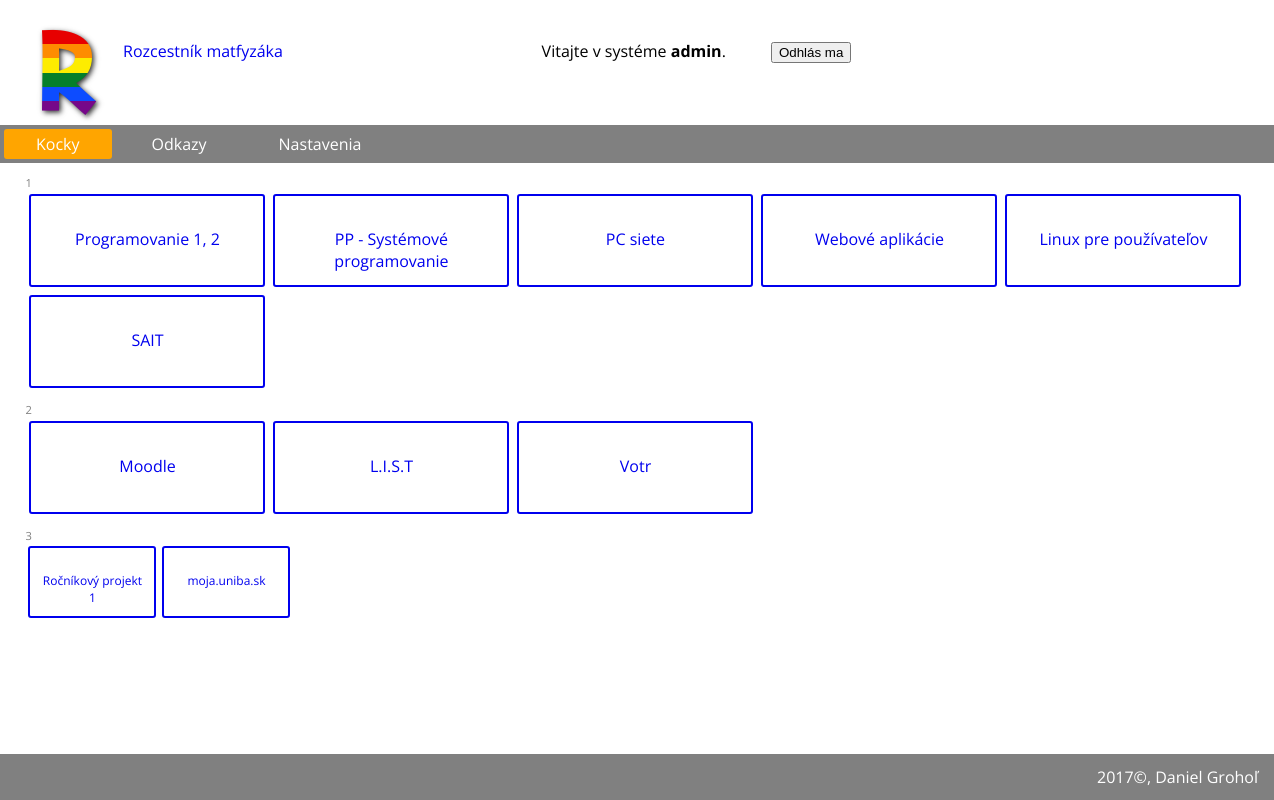
The app's page / (signed in) with its own data.
### tables this page shows
CREATE TABLE IF NOT EXISTS `rozcestnik_cubes` (
  `cube_id` tinyint(4) NOT NULL,
  `url` varchar(120) NOT NULL,
  `name` varchar(40) NOT NULL,
  `title` varchar(30) NOT NULL,
  `color` varchar(20) NOT NULL,
  `visible` tinyint(1) NOT NULL,
  `category` tinyint(1) NOT NULL
);

### functions.php (the view, shortened to what this page needs)
<?php
function head_func(){
	?>
	<!DOCTYPE html>
	<html lang="sk">
	   <head>
	      <link rel="stylesheet" href="style-full.css" media="all" />
	      <link rel="stylesheet" href="style-mini.css" media="screen and (max-device-width:482px)" />
	   </head>
	   <body>
      <header>
		<a href="index.php"><img src="img/mensi.png" alt="logo" id="logo"></a>
        <a href="index.php" id="site_name">Rozcestník matfyzáka</a>
     <div id='login'>
    <?php
			if (isset($_SESSION['email'])) {
                ?>
                    <p>Vitajte v systéme <strong><?php echo $_SESSION['email'];?></strong>.</p>
                    <form method="post">
                    <p>
                         <input type="submit" name="logout_but" id="logout_but" value="Odhlás ma">
                    </p>
                    </form>
			<?php
			}
			?>
		</div>
	</header>
	<?php
	}
function footer_func($class=''){
    echo "<footer class='" . $class . "'>";
    echo "<p>2017&copy;, Daniel Grohoľ</p>";
    echo "</footer>";
}
function print_cubes($category) {
    $src = isset($_SESSION['user_table']) ? $_SESSION['user_table'] : "rozcestnik_cubes";
    global $mysqli;
    if (!$mysqli->connect_errno) {
        $sql = "SELECT * FROM $src WHERE visible='1' AND category=$category";
        if ($result = $mysqli->query($sql)) {
            while ($row = $result->fetch_assoc()){
                echo "<a target='_blank' id='" . $row['cube_id'] . "' href='" . $row['url'] . "'>" . $row['name'] ."</a>";
            }
        } else { echo '<p class="chyba">Kocky: Dopyt sa nepodaril ' .
            ".</p>";
        }
    }
}
        ?>
    <?php
function navigation($selected){
?>
<nav>
<?php
    $nav = array("index.php"=>"Kocky", "odkazy.php"=>"Odkazy", "uprav.php"=>"Nastavenia");
        foreach ($nav as $page => $name){
            echo "<a href='$page'";
            if ($selected == $page) echo " class='active'";
            echo ">$name</a>";
        }
        ?>
</nav>
<?php
}
?>

### style-full.css (style rules this page uses)
body { font-family: 'Open Sans', serif; background: white; margin: 0; padding: 0; }
header { width: 100%; float: left; height: 80px; padding: 1.5em 2em 0.5em; color: black; max-height: 90px; }
#logo { width: auto; float: left; }
#login { width: 60%; float: right; }
#site_name { float: left; width: 20%; margin: 1em; text-decoration: none; }
nav { width: 100%; margin: 1% 0; padding:0; color: gray; background-color: gray; float: left; clear: both; }
nav a { color: white; padding: 0.25em 2em; margin: 0.25em ; float: left; text-decoration: none; border-radius: 3px; transition: all 0.4s; }
nav a.active { background-color: orange; }
section a { text-align: center; }
header p { text-decoration: none; width: 30%; float: left; }
div[id^="div"] a { border: 2px solid; float: left; margin: 0.25em; padding: 2em 1em; text-decoration: none; border-radius: 3px; }
#div1 a, #div2 a { width: 200px; height: 25px; }
#div3 a { font-size: 0.75em; width: 100px; height: 20px; }
footer { width: 100%; float: left; background-color: gray; clear: both; position: relative; bottom: 0; margin-top: 5%; }
footer p { float: right; color: white; margin: 0.75em 1em; }
footer.index { position: fixed; bottom: 0px; }

### style-mini.css (style rules this page uses)
header { min-height: 300px; max-height: 300px; background-color: orange; font-size: 2em; }
#logo { width: 10%; }
#site_name { width: 75%; font-size: 1.75em; }
#login { width: 75%; float: left; font-size: 1.25em; }
nav { width: 95%; margin: 5%; }
nav a { width: 28%; padding: 1%; margin: 1%; font-size: 2.5em; }
#div1 a, #div2 a { display: block; width: 80%; height: 40px; font-size: 3.25em; }
#div3 a { width: 80%; height: 50px; font-size: 3em; }
footer { height: 5%; font-size: 2.5em; }

### records on screen
rozcestnik_cubes: name "Programovanie 1, 2"
rozcestnik_cubes: name "PP - Systémové programovanie"
rozcestnik_cubes: name "PC siete"
rozcestnik_cubes: name "Webové aplikácie"
rozcestnik_cubes: name "Linux pre používateľov"
rozcestnik_cubes: name "SAIT"
rozcestnik_cubes: name "Moodle"
rozcestnik_cubes: name "L.I.S.T"
rozcestnik_cubes: name "Votr"
rozcestnik_cubes: name "Ročníkový projekt 1"
rozcestnik_cubes: name "moja.uniba.sk"

### other values on screen
$_SESSION['email'] "admin"
$name "Kocky"
$name "Odkazy"
$name "Nastavenia"
